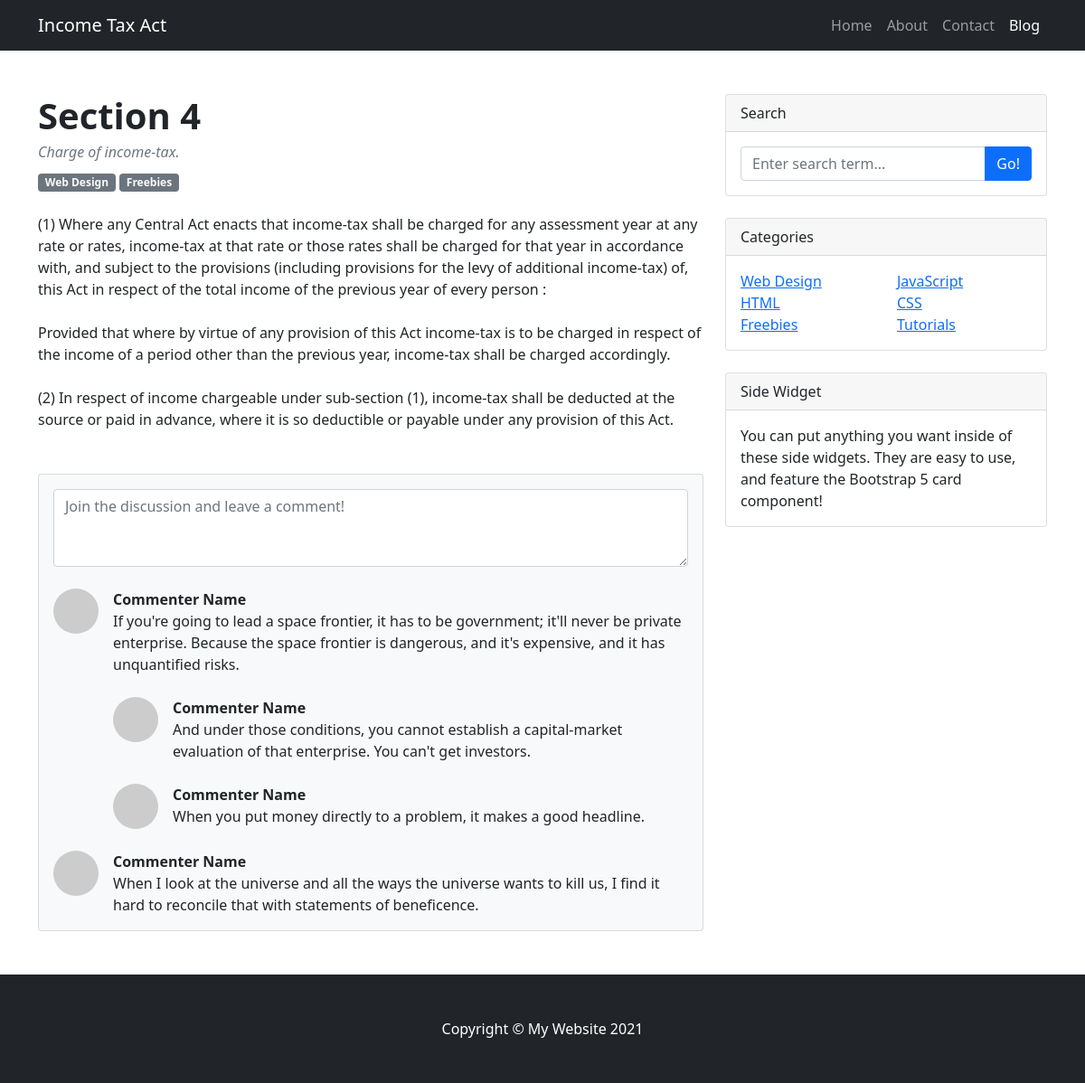
The app's page /section/4 with its own data.
### main.py (models this page shows)
class Section(db.Model):
    id = db.Column(db.Integer, primary_key=True)
    section_number = db.Column(db.String(80), unique=True, nullable=False)
    section_title = db.Column(db.String(120), nullable=False)
    section_text = db.Column(db.Text, nullable=False)

### main.py (the view)
@app.route("/section/<section_num>")
def section_view(section_num):
    section = Section.query.filter_by(section_number=section_num).first()
    return render_template("section_view.html", section=section)

### main.py (called while the page is built)
@app.context_processor
def utility_processor():
    def treat_section_text(text, sec_num, **kwargs):
        final_text = text
        final_text = final_text.replace("\n", "<br/><br/>")
        regex = fr"^.*{sec_num}\.\s"
        final_text = re.sub(regex, "", final_text, 1)
        if "chars" in kwargs:
            final_text=final_text[:kwargs['chars']]
        print(final_text)
        regex = r"<.{0,9}$"
        final_text = re.sub(regex, "", final_text)
        print(final_text)
        return final_text
    return dict(treat_section_text=treat_section_text)

### Templates/section_view.html (shortened to what this page needs)
{% extends "base.html" %}
{% block content %}
        <div class="container mt-5">
            <div class="row">
                <div class="col-lg-8">
                    <article>
                        <header class="mb-4">
                            <h1 class="fw-bolder mb-1">Section {{section.section_number}}</h1>
                            <div class="text-muted fst-italic mb-2">{{section.section_title}}</div>
                            <a class="badge bg-secondary text-decoration-none link-light" href="#!">Web Design</a>
                            <a class="badge bg-secondary text-decoration-none link-light" href="#!">Freebies</a>
                        </header>
                        <section class="mb-5">
                            <p>{{treat_section_text(section.section_text,section.section_number)|safe}}</p>
                        </section>
                    </article>
                    <section class="mb-5">
                        <div class="card bg-light">
                            <div class="card-body">
                                <form class="mb-4"><textarea class="form-control" rows="3" placeholder="Join the discussion and leave a comment!"></textarea></form>
                                <div class="d-flex mb-4">
                                    <div class="flex-shrink-0"><img class="rounded-circle" src="https://dummyimage.com/50x50/ced4da/6c757d.jpg" alt="..." /></div>
                                    <div class="ms-3">
                                        <div class="fw-bold">Commenter Name</div>
                                        If you're going to lead a space frontier, it has to be government; it'll never be private enterprise. Because the space frontier is dangerous, and it's expensive, and it has unquantified risks.
                                        <div class="d-flex mt-4">
                                            <div class="flex-shrink-0"><img class="rounded-circle" src="https://dummyimage.com/50x50/ced4da/6c757d.jpg" alt="..." /></div>
                                            <div class="ms-3">
                                                <div class="fw-bold">Commenter Name</div>
                                                And under those conditions, you cannot establish a capital-market evaluation of that enterprise. You can't get investors.
                                            </div>
                                        </div>
                                        <div class="d-flex mt-4">
                                            <div class="flex-shrink-0"><img class="rounded-circle" src="https://dummyimage.com/50x50/ced4da/6c757d.jpg" alt="..." /></div>
                                            <div class="ms-3">
                                                <div class="fw-bold">Commenter Name</div>
                                                When you put money directly to a problem, it makes a good headline.
                                            </div>
                                        </div>
                                    </div>
                                </div>
                                <div class="d-flex">
                                    <div class="flex-shrink-0"><img class="rounded-circle" src="https://dummyimage.com/50x50/ced4da/6c757d.jpg" alt="..." /></div>
                                    <div class="ms-3">
                                        <div class="fw-bold">Commenter Name</div>
                                        When I look at the universe and all the ways the universe wants to kill us, I find it hard to reconcile that with statements of beneficence.
                                    </div>
                                </div>
                            </div>
                        </div>
                    </section>
                </div>
                <div class="col-lg-4">
                    <div class="card mb-4">
                        <div class="card-header">Search</div>
                        <div class="card-body">
                            <div class="input-group">
                                <input class="form-control" type="text" placeholder="Enter search term..." aria-label="Enter search term..." aria-describedby="button-search" />
                                <button class="btn btn-primary" id="button-search" type="button">Go!</button>
                            </div>
                        </div>
                    </div>
                    <div class="card mb-4">
                        <div class="card-header">Categories</div>
                        <div class="card-body">
                            <div class="row">
                                <div class="col-sm-6">
                                    <ul class="list-unstyled mb-0">
                                        <li><a href="#!">Web Design</a></li>
                                        <li><a href="#!">HTML</a></li>
                                        <li><a href="#!">Freebies</a></li>
                                    </ul>
                                </div>
                                <div class="col-sm-6">
                                    <ul class="list-unstyled mb-0">
                                        <li><a href="#!">JavaScript</a></li>
                                        <li><a href="#!">CSS</a></li>
                                        <li><a href="#!">Tutorials</a></li>
                                    </ul>
                                </div>
                            </div>
                        </div>
                    </div>
                    <div class="card mb-4">
                        <div class="card-header">Side Widget</div>
                        <div class="card-body">You can put anything you want inside of these side widgets. They are easy to use, and feature the Bootstrap 5 card component!</div>
                    </div>
                </div>
            </div>
        </div>
    {% endblock %}

### records on screen
Section: section_number "4", section_title "Charge of income-tax.", section_text+section_number "(1) Where any Central Act enacts that income-tax shall be charged for any assessment year at any rate or rates, income-tax at that rate or those rates shall be charged for that year in accordance with, and subject to the provisions (including provisions for the levy of additional income-tax) of, this Act in respect of the total income of the previous year of every person : Provided that where by virtue of any provision of this Act income-tax is to be charged in respect of the income of a period other than the previous year, income-tax shall be charged accordingly. (2) In respect of income chargeable under sub-section (1), income-tax shall be deducted at the source or paid in advance, where…"
